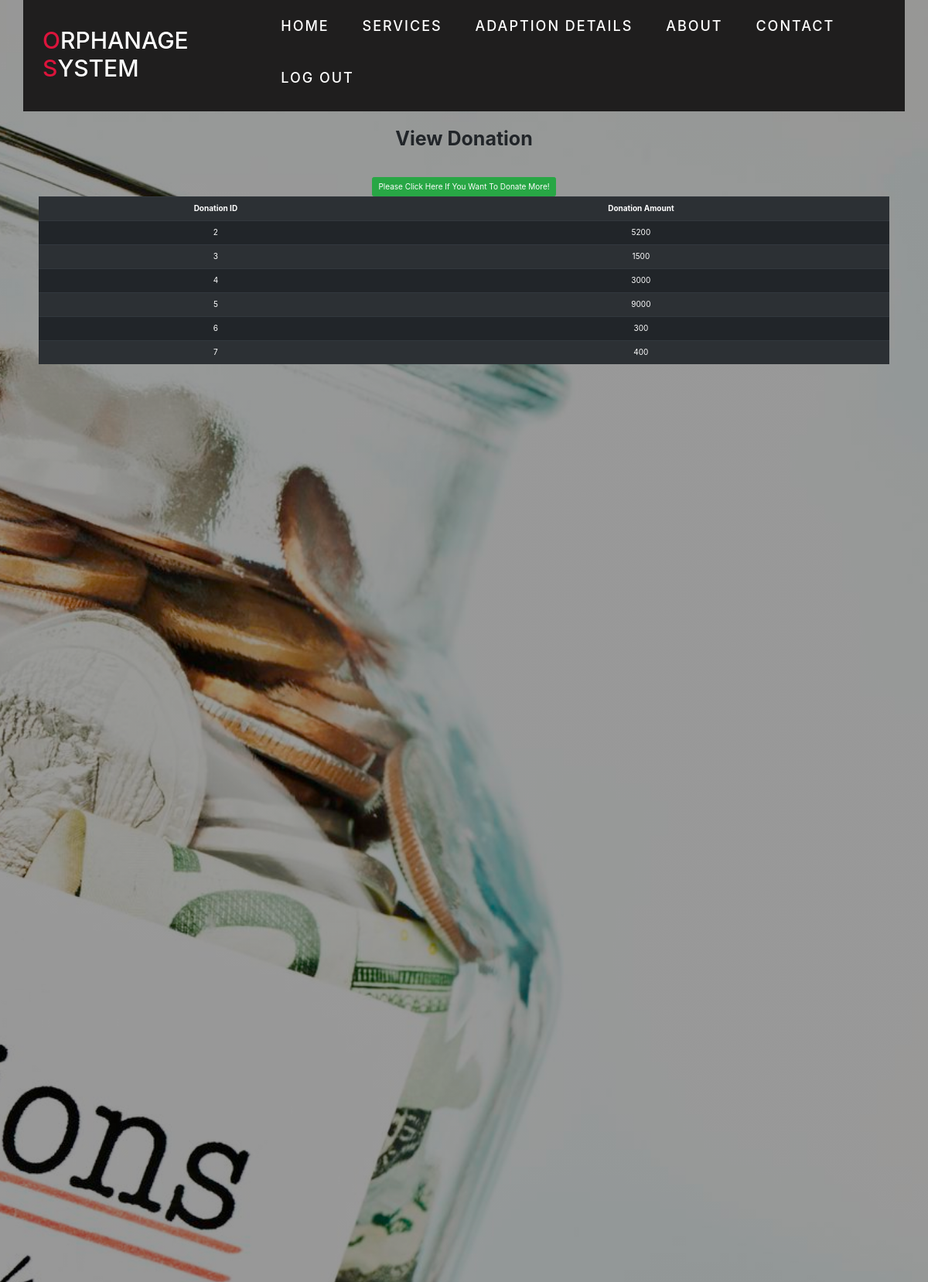
The app's page /viewDonation.php with its own data.
### tables this page shows
CREATE TABLE `donation` (
  `donarId` varchar(30) NOT NULL,
  `donarName` varchar(20) NOT NULL,
  `donarAge` varchar(20) NOT NULL,
  `dob` date NOT NULL,
  `sex` varchar(10) NOT NULL,
  `occupation` varchar(40) NOT NULL,
  `annualIncome` varchar(20) NOT NULL,
  `donateAmount` varchar(40) NOT NULL,
  `contactInfo` varchar(40) NOT NULL,
  `address` varchar(40) NOT NULL
);

### viewDonation.php (the view, shortened to what this page needs)
<!DOCTYPE html>
<html lang="en">
<head>
  <link rel="stylesheet" href="https://maxcdn.bootstrapcdn.com/bootstrap/4.0.0/css/bootstrap.min.css">
  <link rel="stylesheet" href="style.css">
</head>
<body>
  <section id="header">
    <div class="header container">
      <div class="nav-bar">
        <div class="brand">
          <a href="#hero">
            <h1><span>O</span>RPHANAGE <span>S</span>YSTEM</h1>
          </a>
        </div>
        <div class="nav-list">
          <ul>
            <li><a href="home.php" data-after="Home">Home</a></li>
            <li><a href="home.php" data-after="Services">Services</a></li>
            <li><a href="home.php" data-after="Adaption Details">Adaption Details</a></li>
            <li><a href="home.php" data-after="About">About</a></li>
            <li><a href="home.php" data-after="Contact">Contact</a></li>
            <li><a href="logout.php" data-after="logout">Log Out</a></li>
          </ul>
        </div>
      </div>
    </div>
  </section>
</body>
</html>
<section id="manage">
    <div class="a" style="margin: 0 50px;">
        <center><h2 style="margin: 70px;" "color:black;">View Donation</h2></center>
        <center><h1><b>View Donation</b></h1></center>
        <br><br>
        <table class="table table-striped table-dark text-center" >
          <tr>
              <th>Donation ID</th>
              <th>Donation Amount</th>
          </tr>
          <?php
          $conn = mysqli_connect("localhost","root","","orp");
          $query = "SELECT * FROM donation";
          $result=mysqli_query($conn,$query);
          while($data=mysqli_fetch_assoc($result)){
              ?>
              <tr>
                  <td><?php echo $data['donarId']?></td>
                  <td><?php echo $data['donateAmount']?></td>
              </tr>
          <?php
          }
          ?>
          <center><a class="btn btn-success" onclick="return confirm('Are you sure you want to donate again?')";  href="againDonate.php?edit_id=<?php echo $data['donarId']?>">Please Click Here If You Want To Donate More!</a></center>
        </table>
      </div>
  </section>
</body>
</html>

### style.css (style rules this page uses)
* { padding: 0; margin: 0; box-sizing: border-box; }
html { font-size: 10px; font-family: 'Montserrat', sans-serif; scroll-behavior: smooth; }
a { text-decoration: none; }
.container { min-height: 100vh; width: 100%; display: flex; align-items: center; justify-content: center; }
.brand h1 { font-size: 3rem; text-transform: uppercase; color: white; }
.brand h1 span { color: crimson; }
#header { position: fixed; z-index: 1000; left: 0; top: 0; width: 100vw; height: auto; }
#header .header { min-height: 8vh; background-color: rgba(31, 30, 30, 30); transition: 0.3s ease background-color; }
#header .nav-bar { display: flex; align-items: center; justify-content: space-between; width: 100%; height: 100%; max-width: 1300px; padding: 0 10px; }
#header .nav-list ul { list-style: none; position: absolute; background-color: rgb(31, 30, 30); width: 100vw; height: 100vh; left: 100%; top: 0; display: flex; flex-direction: column; justify-content: center; align-items: center; z-index: 1; overflow-x: hidden; transition: 0.5s ease left; }
#header .nav-list ul a { font-size: 2.5rem; font-weight: 500; letter-spacing: 0.2rem; text-decoration: none; color: white; text-transform: uppercase; padding: 20px; display: block; }
#header .nav-list ul a::after { content: attr(data-after); position: absolute; top: 50%; left: 50%; transform: translate(-50%, -50%) scale(0); color: rgba(240, 248, 255, 0.021); font-size: 13rem; letter-spacing: 50px; z-index: -1; transition: 0.3s ease letter-spacing; }
@media only screen and (min-width: 1200px) { #header .nav-list ul { position: initial; display: block; height: auto; width: fit-content; background-color: transparent; } }
@media only screen and (min-width: 1200px) { #header .nav-list ul li { display: inline-block; } }
@media only screen and (min-width: 1200px) { #header .nav-list ul li a { font-size: 1.8rem; } }
@media only screen and (min-width: 1200px) { #header .nav-list ul a:after { display: none; } }

### viewDonation.php (style rules this page uses)
* { margin: 0; padding: 0; }
#manage { height: 120%; width: 100%; background-image: linear-gradient(rgba(0,0,0,0.4),rgba(0,0,0,0.4)),url(./img/donation.png); background-position: center; background-size: cover; position: absolute; z-index: -1; }

### records on screen
donation: donarId "2", donateAmount "5200"
donation: donarId "3", donateAmount "1500"
donation: donarId "4", donateAmount "3000"
donation: donarId "5", donateAmount "9000"
donation: donarId "6", donateAmount "300"
donation: donarId "7", donateAmount "400"
